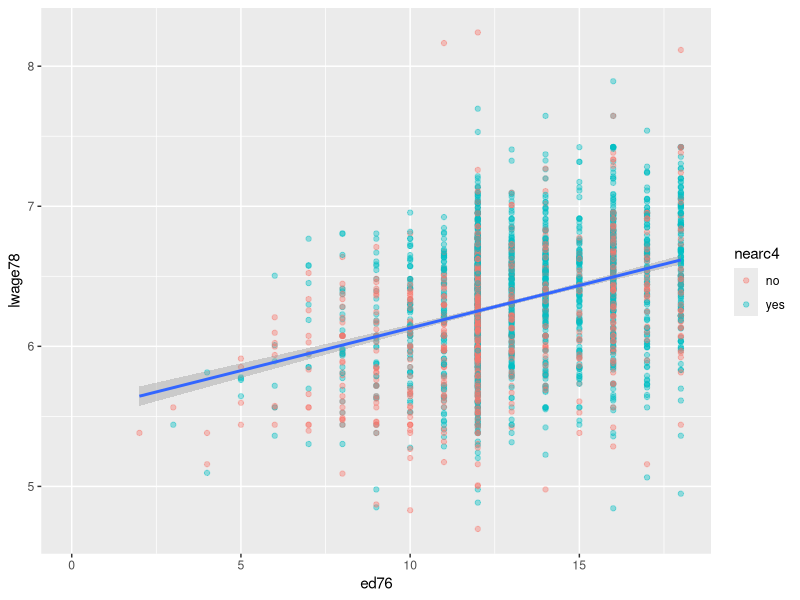
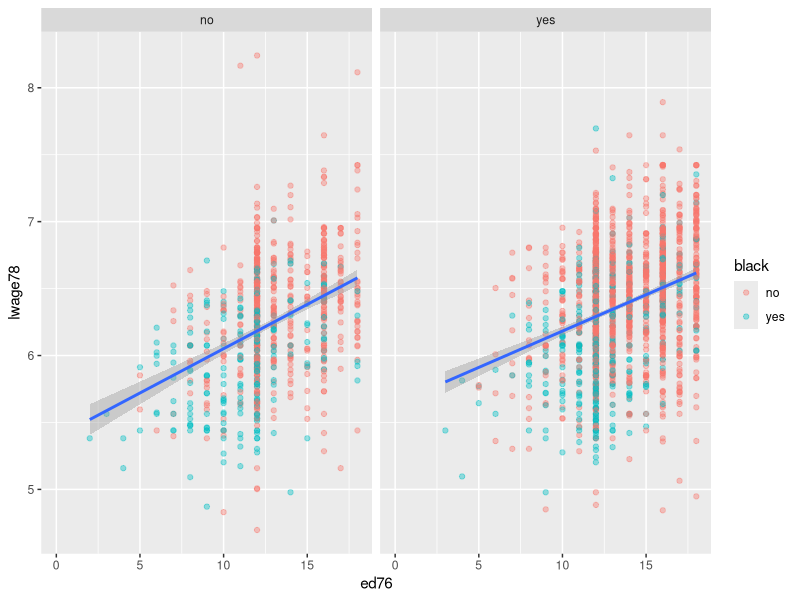
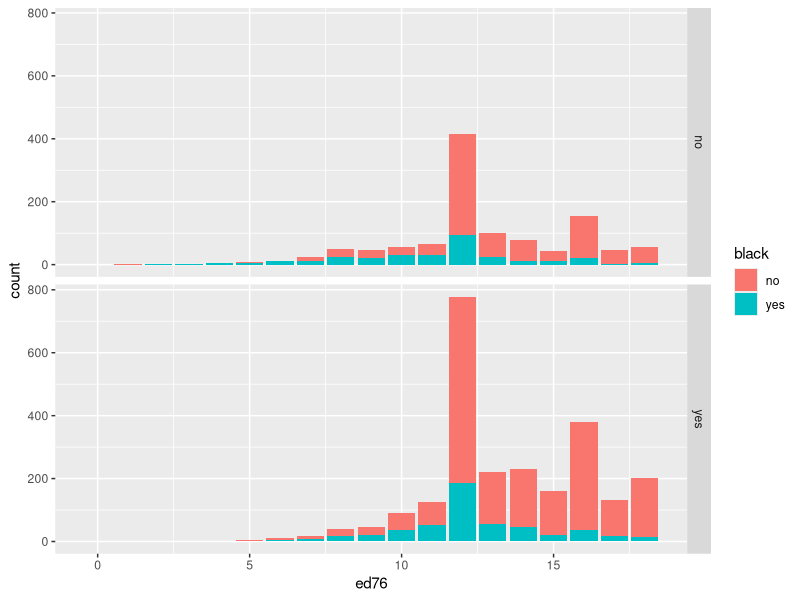

R code for these plots, in order:
## ---- chunk 1
library(tidyverse)
library(knitr)
library(magrittr)
library(AER)
library(broom)
## ---- chunk 2
knitr::opts_chunk$set(warning = FALSE, message = FALSE)
## ---- chunk 3
data <- read.table("Data/nls.dat") %>% as_data_frame()
head(data)
## ---- chunk 4
colnames(data) <-(c("id","nearc2","nearc4","nearc4a","nearc4b","ed76","ed66","age76","daded","nodaded","momed","nomomed","weight","momdad14","sinmom14","step14","reg661","reg662","reg663","reg664","reg665","reg666","reg667","reg668","reg669","south66","work76","work78","lwage76","lwage78","famed","black","smsa76r","smsa78r","reg76r","reg78r","reg80r","smsa66r","wage76","wage78","wage80","noint78","noint80","enroll76","enroll78","enroll80","kww","iq","marsta76","marsta78","marsta80","libcrd14"))

data %<>% mutate_if(is_character,suppressWarnings(as.numeric))
head(data)
## ---- chunk 5
data <- data %>% mutate(exp76 =  age76-ed76 - 6)
data <- data %>% mutate(exp762 = exp76 ** 2)
## ---- chunk 6
data_summary <- data[-1] %>%
  summarise_all(list(
    Min = min, 
    Mean = mean, 
    Max = max,
    SD = sd)) %>%
  pivot_longer(everything(),
               names_to = c("Var","Stat"),
               names_sep = "_") %>%
  pivot_wider(names_from = "Stat") %>% column_to_rownames("Var") 
data_summary %>% format(scientific = FALSE, digits = 2,trim = TRUE)  
## ---- chunk 7
data_to_plot <- data %>% 
  mutate(
    black = factor(black,labels = c("no","yes")),
    nearc4=factor(nearc4,labels = c("no","yes")),
         )
## ---- chunk 8
data_to_plot %>% ggplot(aes(ed76,lwage78)) +
  geom_point(aes(
    color = nearc4),
    alpha =0.4 ) +
  geom_smooth(method = lm)
## ---- chunk 9
data_to_plot %>% ggplot(aes(ed76,lwage78)) +
  geom_point(aes(
    color = black),
    alpha =0.4 ) +
  geom_smooth(method = lm)+
  facet_grid(cols = vars(nearc4))
## ---- chunk 10
data_to_plot %>% ggplot(aes(ed76)) + 
  geom_bar(aes(
    fill = black)) + 
  facet_grid(row = vars(nearc4))

## ---- chunk 11
ols_model <- data %>% lm(lwage78~ed76 + exp76 +exp762+smsa76r+ reg76r+smsa66r+              
+reg662+reg663+reg664+reg665+reg666+reg667+reg668+reg669, data = .)
kable(tidy(ols_model))
## ---- chunk 12
IV_model <- data %>% ivreg(lwage78~ed76 + exp76 +exp762+smsa76r+reg76r+smsa66r+reg662+reg663+reg664+reg665+reg666+reg667+reg668+reg669|exp76 +exp762+smsa76r+reg76r+smsa66r+reg662+reg663+reg664+reg665+reg666+reg667+reg668+reg669 + nearc4, data = .)
kable(tidy(IV_model))
